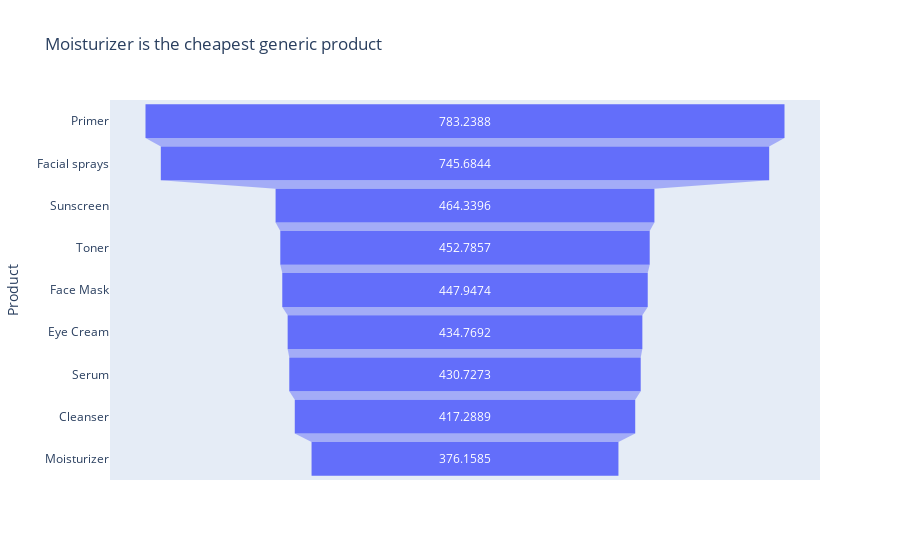

This figure's notebook cell:
### Code cell
import plotly.express as px
#from plotly import graph_objects as go

fig = px.funnel(mean_p,  mean_p['Mean'], mean_p['Product'],
                title='Moisturizer is the cheapest generic product')

fig.show()

### Figure 1 — Plotly figure (JSON) as saved in the notebook; plotly's stock layout.template omitted (floating-point values rounded to 4 significant figures)
{"data": [{"hovertemplate": "Mean=%{x}<br>Product=%{y}<extra></extra>", "legendgroup": "", "marker": {"color": "#636efa"}, "name": "", "orientation": "h", "showlegend": false, "type": "funnel", "x": [783.2, 745.7, 464.3, 452.8, 447.9, 434.8, 430.7, 417.3, 376.2], "xaxis": "x", "y": ["Primer", "Facial sprays", "Sunscreen", "Toner", "Face Mask", "Eye Cream", "Serum", "Cleanser", "Moisturizer"], "yaxis": "y"}], "layout": {"legend": {"tracegroupgap": 0}, "title": {"text": "Moisturizer is the cheapest generic product"}, "xaxis": {"anchor": "y", "domain": [0, 1], "title": {"text": "Mean"}}, "yaxis": {"anchor": "x", "domain": [0, 1], "title": {"text": "Product"}}}}
